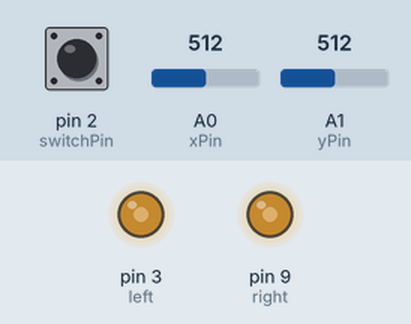
Bench run of a sketch on a simulated Arduino Uno, built with avr-gcc and run on an emulated ATmega328P. Shown: output pins drawn as LEDs (lit = HIGH). Inputs (shaded band) come from the test bench; at power-on: A0 (xPin) = 512, A1 (yPin) = 512, pin 2 (switchPin) HIGH. Pins used as bus, display or sensor lines are not drawn.

Above: at 1.2 s.
1.3 s: A0 (xPin) set to 716
At 1.8 s:
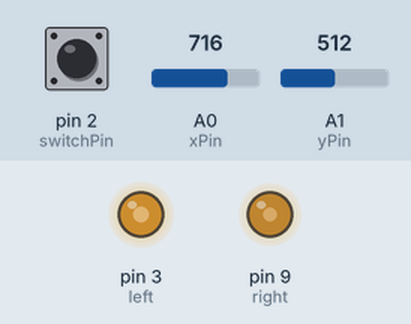
2.8 s: A1 (yPin) set to 716
At 4.0 s:
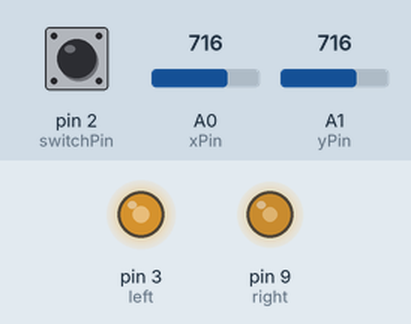
4.3 s: A0 (xPin) set to 122
At 5.3 s:
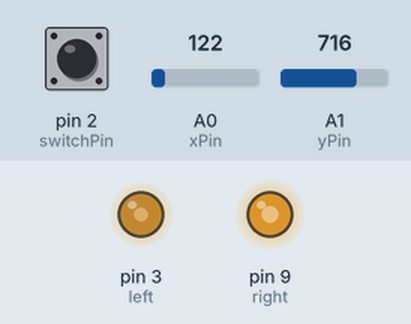
5.8 s: pin 2 (switchPin) pulled LOW for 0.15 s
At 7.1 s:
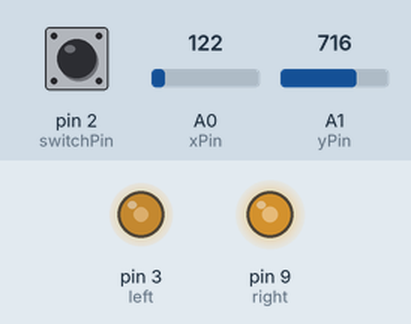
7.4 s: pin 2 (switchPin) pulled LOW for 1 s
At 9.6 s:
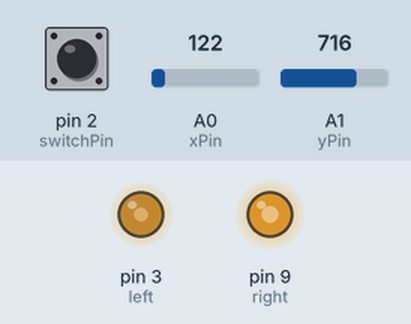
Timing chart, 0 to 10.9 s (numbered marks = the images above; inputs shaded):
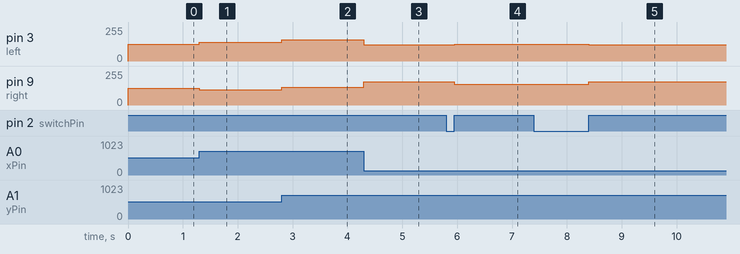

The sketch:

TBRcontroller.ino
```cpp
const int xPin = A0;
const int yPin = A1;
const byte switchPin = 2;
const int right = 9;
const int left = 3;
const int collector = 7;

double maxPower = .4;
double leftPower = 0;
double rightPower = 0;
volatile bool collectOn = false;

volatile int counter = 0;

double superMap(double x, double in_min, double in_max, double out_min, double out_max) {
  return (x - in_min) * (out_max - out_min) / (in_max - in_min) + out_min;
}

double updateJoy(int pin){
  if(superMap(analogRead(pin),0,1024,1,-1)>-.03&&superMap(analogRead(pin),0,1024,1,-1)<.03){
    return 0.0;
  }
  else{
    return superMap(analogRead(pin),0,1024,-(maxPower),maxPower);
  }
}
void updatePowers(){
  //LEFT
  double leftAxes = updateJoy(yPin) + updateJoy(xPin)/1.5; //1.35

  if (leftAxes>=maxPower) //left
    leftPower = maxPower;

  else if (leftAxes<=-maxPower) //left
    leftPower = -maxPower;

  else
    leftPower = leftAxes;

  //RIGHT
  double rightAxes = updateJoy(yPin) - updateJoy(xPin)/1.5; //.45

  if (rightAxes>=maxPower) //right
    rightPower = maxPower;

  else if (rightAxes<=-maxPower)//right
    rightPower = -maxPower;

  else
    rightPower = rightAxes;

  rightPower = ((rightPower+1)/2)*255;
  leftPower = ((leftPower+1)/2)*255;
}
void collectorTrigger(){
  if (collectOn){
    digitalWrite(collector, LOW);
    collectOn = false;
    maxPower = .4;
    //Serial.print("WORKSON");
  }
  else{
    digitalWrite(collector, HIGH);
    collectOn = true;
    maxPower = .25;
    //Serial.print("WORKSOFF");
  }

  while(digitalRead(switchPin) == LOW){}
}

void setup() {
  // put your setup code here, to run once:
pinMode(xPin, INPUT);
pinMode(yPin, INPUT);
pinMode(switchPin, INPUT_PULLUP);
pinMode(left, OUTPUT);
pinMode(right, OUTPUT);
pinMode(collector, OUTPUT);
attachInterrupt(digitalPinToInterrupt(2),&collectorTrigger,FALLING);

//Serial.begin(115200);

}

void loop() {
  updatePowers();
  analogWrite(right, (int)rightPower);
  analogWrite(left, (int)leftPower);


}
```

Measured:
- after the input at 1.3 s, pin 3 (left): 127/255 → 141/255 at once; pin 9 (right): 127/255 → 113/255 at once
- after the input at 2.8 s, pin 3 (left): 141/255 → 161/255 at once; pin 9 (right): 113/255 → 134/255 at once
- after the input at 4.3 s, pin 3 (left): 161/255 → 121/255 at once; pin 9 (right): 134/255 → 173/255 at once
- after the input at 5.8 s, pin 3 (left): 121/255 → 124/255 after 0.15 s; pin 9 (right): 173/255 → 156/255 after 0.15 s
- after the input at 7.4 s, pin 3 (left): 124/255 → 121/255 after 1.0 s; pin 9 (right): 156/255 → 173/255 after 1.0 s
